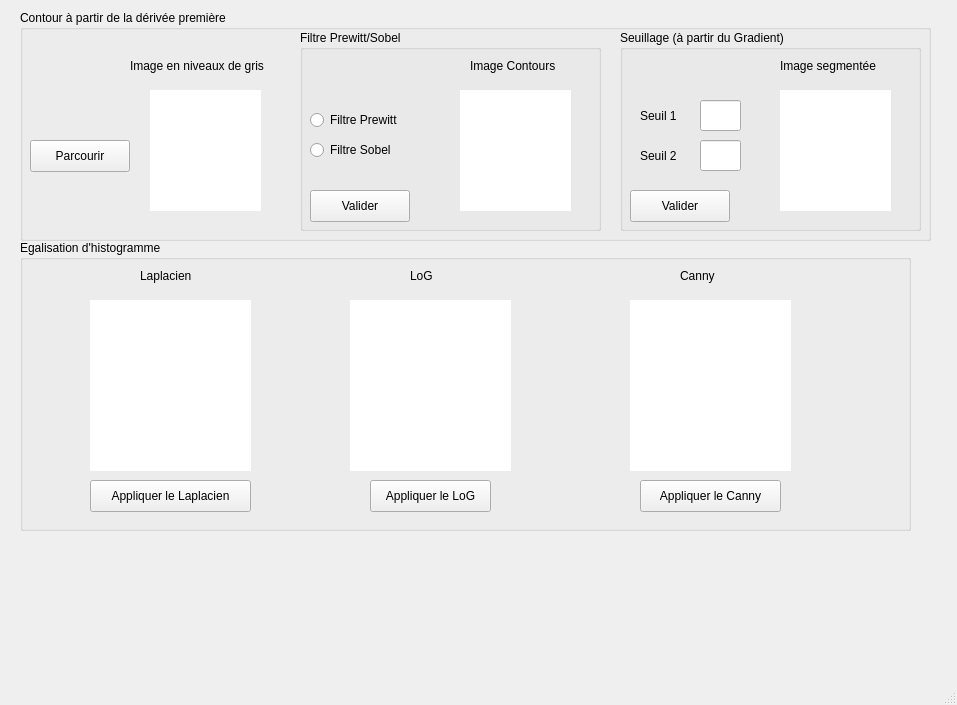
<?xml version="1.0" encoding="UTF-8"?>
<ui version="4.0">
 <class>MainWindow</class>
 <widget class="QMainWindow" name="MainWindow">
  <property name="geometry">
   <rect>
    <x>0</x>
    <y>0</y>
    <width>957</width>
    <height>705</height>
   </rect>
  </property>
  <property name="windowTitle">
   <string>MainWindow</string>
  </property>
  <widget class="QWidget" name="centralwidget">
   <widget class="QGroupBox" name="groupBox">
    <property name="geometry">
     <rect>
      <x>20</x>
      <y>10</y>
      <width>911</width>
      <height>231</height>
     </rect>
    </property>
    <property name="title">
     <string>Contour à partir de la dérivée première</string>
    </property>
    <widget class="QPushButton" name="Browse">
     <property name="geometry">
      <rect>
       <x>10</x>
       <y>130</y>
       <width>100</width>
       <height>32</height>
      </rect>
     </property>
     <property name="text">
      <string>Parcourir</string>
     </property>
    </widget>
    <widget class="QLabel" name="GrayImg">
     <property name="geometry">
      <rect>
       <x>130</x>
       <y>80</y>
       <width>111</width>
       <height>121</height>
      </rect>
     </property>
     <property name="styleSheet">
      <string notr="true">background-color: white;</string>
     </property>
     <property name="text">
      <string/>
     </property>
    </widget>
    <widget class="QLabel" name="label_5">
     <property name="geometry">
      <rect>
       <x>110</x>
       <y>40</y>
       <width>161</width>
       <height>31</height>
      </rect>
     </property>
     <property name="text">
      <string>Image en niveaux de gris</string>
     </property>
    </widget>
    <widget class="QGroupBox" name="groupBox_7">
     <property name="geometry">
      <rect>
       <x>280</x>
       <y>20</y>
       <width>301</width>
       <height>201</height>
      </rect>
     </property>
     <property name="title">
      <string>Filtre Prewitt/Sobel</string>
     </property>
     <widget class="QPushButton" name="Validate">
      <property name="geometry">
       <rect>
        <x>10</x>
        <y>160</y>
        <width>100</width>
        <height>32</height>
       </rect>
      </property>
      <property name="text">
       <string>Valider</string>
      </property>
     </widget>
     <widget class="QLabel" name="FilteredImg">
      <property name="geometry">
       <rect>
        <x>160</x>
        <y>60</y>
        <width>111</width>
        <height>121</height>
       </rect>
      </property>
      <property name="styleSheet">
       <string notr="true">background-color: white;</string>
      </property>
      <property name="text">
       <string/>
      </property>
     </widget>
     <widget class="QLabel" name="label_8">
      <property name="geometry">
       <rect>
        <x>170</x>
        <y>20</y>
        <width>101</width>
        <height>31</height>
       </rect>
      </property>
      <property name="text">
       <string>Image Contours</string>
      </property>
     </widget>
     <widget class="QRadioButton" name="Prewitt">
      <property name="geometry">
       <rect>
        <x>10</x>
        <y>80</y>
        <width>121</width>
        <height>20</height>
       </rect>
      </property>
      <property name="text">
       <string>Filtre Prewitt</string>
      </property>
     </widget>
     <widget class="QRadioButton" name="Sobel">
      <property name="geometry">
       <rect>
        <x>10</x>
        <y>110</y>
        <width>121</width>
        <height>20</height>
       </rect>
      </property>
      <property name="text">
       <string>Filtre Sobel</string>
      </property>
     </widget>
    </widget>
    <widget class="QGroupBox" name="groupBox_8">
     <property name="geometry">
      <rect>
       <x>600</x>
       <y>20</y>
       <width>301</width>
       <height>201</height>
      </rect>
     </property>
     <property name="title">
      <string>Seuillage (à partir du Gradient)</string>
     </property>
     <widget class="QPushButton" name="Validate_2">
      <property name="geometry">
       <rect>
        <x>10</x>
        <y>160</y>
        <width>100</width>
        <height>32</height>
       </rect>
      </property>
      <property name="text">
       <string>Valider</string>
      </property>
     </widget>
     <widget class="QLabel" name="SegmentedImg">
      <property name="geometry">
       <rect>
        <x>160</x>
        <y>60</y>
        <width>111</width>
        <height>121</height>
       </rect>
      </property>
      <property name="styleSheet">
       <string notr="true">background-color: white;</string>
      </property>
      <property name="text">
       <string/>
      </property>
     </widget>
     <widget class="QLabel" name="label_11">
      <property name="geometry">
       <rect>
        <x>160</x>
        <y>20</y>
        <width>111</width>
        <height>31</height>
       </rect>
      </property>
      <property name="text">
       <string>Image segmentée</string>
      </property>
     </widget>
     <widget class="QLineEdit" name="Seuil1">
      <property name="geometry">
       <rect>
        <x>80</x>
        <y>70</y>
        <width>41</width>
        <height>31</height>
       </rect>
      </property>
     </widget>
     <widget class="QLabel" name="label_13">
      <property name="geometry">
       <rect>
        <x>20</x>
        <y>70</y>
        <width>51</width>
        <height>31</height>
       </rect>
      </property>
      <property name="text">
       <string>Seuil 1</string>
      </property>
     </widget>
     <widget class="QLabel" name="label_14">
      <property name="geometry">
       <rect>
        <x>20</x>
        <y>110</y>
        <width>51</width>
        <height>31</height>
       </rect>
      </property>
      <property name="text">
       <string>Seuil 2</string>
      </property>
     </widget>
     <widget class="QLineEdit" name="Seuil2">
      <property name="geometry">
       <rect>
        <x>80</x>
        <y>110</y>
        <width>41</width>
        <height>31</height>
       </rect>
      </property>
     </widget>
    </widget>
   </widget>
   <widget class="QGroupBox" name="groupBox_3">
    <property name="geometry">
     <rect>
      <x>20</x>
      <y>240</y>
      <width>891</width>
      <height>291</height>
     </rect>
    </property>
    <property name="title">
     <string>Egalisation d'histogramme</string>
    </property>
    <widget class="QPushButton" name="Apply">
     <property name="geometry">
      <rect>
       <x>70</x>
       <y>240</y>
       <width>161</width>
       <height>32</height>
      </rect>
     </property>
     <property name="text">
      <string>Appliquer le Laplacien</string>
     </property>
    </widget>
    <widget class="QLabel" name="LaplacienImg">
     <property name="geometry">
      <rect>
       <x>70</x>
       <y>60</y>
       <width>161</width>
       <height>171</height>
      </rect>
     </property>
     <property name="styleSheet">
      <string notr="true">background-color: white;</string>
     </property>
     <property name="text">
      <string/>
     </property>
    </widget>
    <widget class="QLabel" name="label_6">
     <property name="geometry">
      <rect>
       <x>120</x>
       <y>20</y>
       <width>101</width>
       <height>31</height>
      </rect>
     </property>
     <property name="text">
      <string>Laplacien</string>
     </property>
    </widget>
    <widget class="QLabel" name="label_7">
     <property name="geometry">
      <rect>
       <x>390</x>
       <y>20</y>
       <width>101</width>
       <height>31</height>
      </rect>
     </property>
     <property name="text">
      <string>LoG</string>
     </property>
    </widget>
    <widget class="QLabel" name="LoGImg">
     <property name="geometry">
      <rect>
       <x>330</x>
       <y>60</y>
       <width>161</width>
       <height>171</height>
      </rect>
     </property>
     <property name="styleSheet">
      <string notr="true">background-color: white;</string>
     </property>
     <property name="text">
      <string/>
     </property>
    </widget>
    <widget class="QPushButton" name="Apply_2">
     <property name="geometry">
      <rect>
       <x>350</x>
       <y>240</y>
       <width>121</width>
       <height>32</height>
      </rect>
     </property>
     <property name="text">
      <string>Appliquer le LoG</string>
     </property>
    </widget>
    <widget class="QLabel" name="label_9">
     <property name="geometry">
      <rect>
       <x>660</x>
       <y>20</y>
       <width>101</width>
       <height>31</height>
      </rect>
     </property>
     <property name="text">
      <string>Canny</string>
     </property>
    </widget>
    <widget class="QLabel" name="CannyImg">
     <property name="geometry">
      <rect>
       <x>610</x>
       <y>60</y>
       <width>161</width>
       <height>171</height>
      </rect>
     </property>
     <property name="styleSheet">
      <string notr="true">background-color: white;</string>
     </property>
     <property name="text">
      <string/>
     </property>
    </widget>
    <widget class="QPushButton" name="Apply_3">
     <property name="geometry">
      <rect>
       <x>620</x>
       <y>240</y>
       <width>141</width>
       <height>32</height>
      </rect>
     </property>
     <property name="text">
      <string>Appliquer le Canny</string>
     </property>
    </widget>
   </widget>
  </widget>
  <widget class="QMenuBar" name="menubar">
   <property name="geometry">
    <rect>
     <x>0</x>
     <y>0</y>
     <width>957</width>
     <height>24</height>
    </rect>
   </property>
  </widget>
  <widget class="QStatusBar" name="statusbar"/>
 </widget>
 <resources/>
 <connections/>
</ui>
